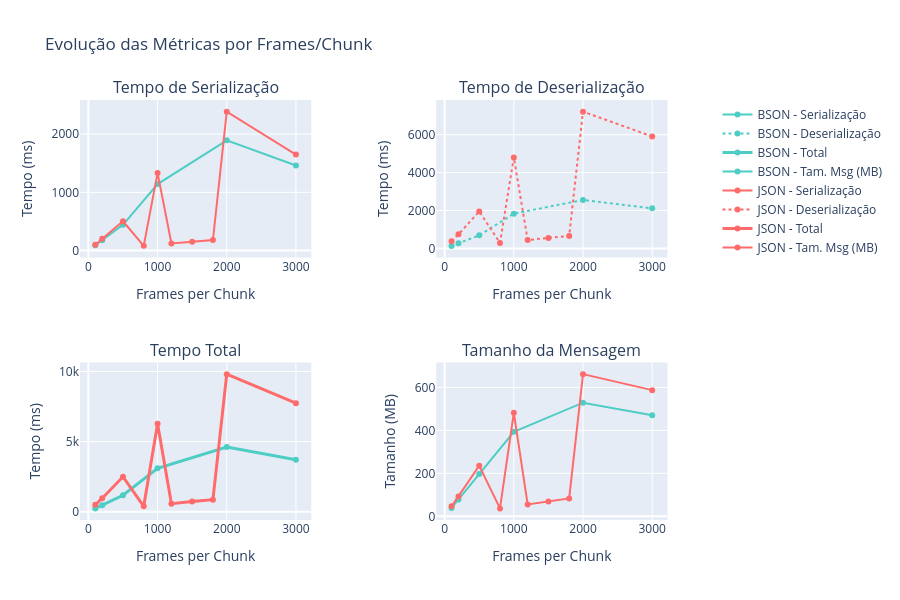

The notebook cell this image was saved under:
### Markdown cell above
## 1. Evolução Temporal - Line Charts

Análise da evolução das métricas de performance com o aumento do número de chunks.

### Code cell
# Line Charts - Evolução temporal das métricas
def create_line_charts():
    # Agregar dados por formato e framesPerChunk (média por serviço)
    df_agg = df.groupby(['format', 'framesPerChunk']).agg({
        'serialization_ms': 'mean',
        'deserialization_ms': 'mean', 
        'total_ms': 'mean',
        'message_size_bytes': 'mean'
    }).reset_index()
    
    fig = make_subplots(
        rows=2, cols=2,
        subplot_titles=('Tempo de Serialização', 'Tempo de Deserialização', 
                       'Tempo Total', 'Tamanho da Mensagem'),
        specs=[[{"secondary_y": False}, {"secondary_y": False}],
               [{"secondary_y": False}, {"secondary_y": True}]]
    )
    
    colors = {'JSON': '#FF6B6B', 'BSON': '#4ECDC4'}
    
    for format_name in df_agg['format'].unique():
        data = df_agg[df_agg['format'] == format_name]
        
        # Serialization
        fig.add_trace(
            go.Scatter(x=data['framesPerChunk'], y=data['serialization_ms'],
                      name=f'{format_name} - Serialização', line=dict(color=colors[format_name]),
                      mode='lines+markers'), row=1, col=1
        )
        
        # Deserialization  
        fig.add_trace(
            go.Scatter(x=data['framesPerChunk'], y=data['deserialization_ms'],
                      name=f'{format_name} - Deserialização', line=dict(color=colors[format_name], dash='dot'),
                      mode='lines+markers'), row=1, col=2
        )
        
        # Total time
        fig.add_trace(
            go.Scatter(x=data['framesPerChunk'], y=data['total_ms'],
                      name=f'{format_name} - Total', line=dict(color=colors[format_name], width=3),
                      mode='lines+markers'), row=2, col=1
        )
        
        # Message size
        fig.add_trace(
            go.Scatter(x=data['framesPerChunk'], y=data['message_size_bytes']/1024/1024,
                      name=f'{format_name} - Tam. Msg (MB)', line=dict(color=colors[format_name]),
                      mode='lines+markers'), row=2, col=2
        )
    
    fig.update_layout(height=600, title_text="Evolução das Métricas por Frames/Chunk", showlegend=True)
    fig.update_xaxes(title_text="Frames per Chunk")
    fig.update_yaxes(title_text="Tempo (ms)", row=1, col=1)
    fig.update_yaxes(title_text="Tempo (ms)", row=1, col=2)  
    fig.update_yaxes(title_text="Tempo (ms)", row=2, col=1)
    fig.update_yaxes(title_text="Tamanho (MB)", row=2, col=2)
    
    return fig

line_fig = create_line_charts()
line_fig.show()

### Figure 1 — Plotly figure (JSON) as saved in the notebook; plotly's stock layout.template omitted (floating-point values rounded to 4 significant figures)
{"data": [{"line": {"color": "#4ECDC4"}, "mode": "lines+markers", "name": "BSON - Serialização", "type": "scatter", "x": [100, 200, 500, 1000, 2000, 3000], "xaxis": "x", "y": [91.5, 178.7, 441.7, 1143.0, 1894.0, 1462.0], "yaxis": "y"}, {"line": {"color": "#4ECDC4", "dash": "dot"}, "mode": "lines+markers", "name": "BSON - Deserialização", "type": "scatter", "x": [100, 200, 500, 1000, 2000, 3000], "xaxis": "x2", "y": [136.0, 268.0, 692.3, 1836.0, 2556.0, 2115.0], "yaxis": "y2"}, {"line": {"color": "#4ECDC4", "width": 3}, "mode": "lines+markers", "name": "BSON - Total", "type": "scatter", "x": [100, 200, 500, 1000, 2000, 3000], "xaxis": "x3", "y": [235.3, 461.4, 1169.0, 3096.0, 4606.0, 3705.0], "yaxis": "y3"}, {"line": {"color": "#4ECDC4"}, "mode": "lines+markers", "name": "BSON - Tam. Msg (MB)", "type": "scatter", "x": [100, 200, 500, 1000, 2000, 3000], "xaxis": "x4", "y": [39.15, 78.49, 196.5, 393.2, 529.0, 470.3], "yaxis": "y4"}, {"line": {"color": "#FF6B6B"}, "mode": "lines+markers", "name": "JSON - Serialização", "type": "scatter", "x": [100, 200, 500, 800, 1000, 1200, 1500, 1800, 2000, 3000], "xaxis": "x", "y": [101.8, 203.7, 503.4, 80.67, 1333.0, 121.7, 153.3, 180.7, 2387.0, 1649.0], "yaxis": "y"}, {"line": {"color": "#FF6B6B", "dash": "dot"}, "mode": "lines+markers", "name": "JSON - Deserialização", "type": "scatter", "x": [100, 200, 500, 800, 1000, 1200, 1500, 1800, 2000, 3000], "xaxis": "x2", "y": [380.5, 743.0, 1954.0, 292.8, 4797.0, 444.2, 553.3, 661.0, 7216.0, 5906.0], "yaxis": "y2"}, {"line": {"color": "#FF6B6B", "width": 3}, "mode": "lines+markers", "name": "JSON - Total", "type": "scatter", "x": [100, 200, 500, 800, 1000, 1200, 1500, 1800, 2000, 3000], "xaxis": "x3", "y": [490.3, 962.3, 2490.0, 379.7, 6269.0, 573.2, 717.5, 853.0, 9811.0, 7735.0], "yaxis": "y3"}, {"line": {"color": "#FF6B6B"}, "mode": "lines+markers", "name": "JSON - Tam. Msg (MB)", "type": "scatter", "x": [100, 200, 500, 800, 1000, 1200, 1500, 1800, 2000, 3000], "xaxis": "x4", "y": [46.32, 92.71, 235.3, 37.0, 482.2, 55.52, 69.43, 83.34, 662.0, 587.4], "yaxis": "y4"}], "layout": {"annotations": [{"font": {"size": 16}, "showarrow": false, "text": "Tempo de Serialização", "x": 0.185, "xanchor": "center", "xref": "paper", "y": 1, "yanchor": "bottom", "yref": "paper"}, {"font": {"size": 16}, "showarrow": false, "text": "Tempo de Deserialização", "x": 0.755, "xanchor": "center", "xref": "paper", "y": 1, "yanchor": "bottom", "yref": "paper"}, {"font": {"size": 16}, "showarrow": false, "text": "Tempo Total", "x": 0.185, "xanchor": "center", "xref": "paper", "y": 0.375, "yanchor": "bottom", "yref": "paper"}, {"font": {"size": 16}, "showarrow": false, "text": "Tamanho da Mensagem", "x": 0.755, "xanchor": "center", "xref": "paper", "y": 0.375, "yanchor": "bottom", "yref": "paper"}], "height": 600, "showlegend": true, "title": {"text": "Evolução das Métricas por Frames/Chunk"}, "xaxis": {"anchor": "y", "domain": [0, 0.37], "title": {"text": "Frames per Chunk"}}, "xaxis2": {"anchor": "y2", "domain": [0.57, 0.94], "title": {"text": "Frames per Chunk"}}, "xaxis3": {"anchor": "y3", "domain": [0, 0.37], "title": {"text": "Frames per Chunk"}}, "xaxis4": {"anchor": "y4", "domain": [0.57, 0.94], "title": {"text": "Frames per Chunk"}}, "yaxis": {"anchor": "x", "domain": [0.625, 1], "title": {"text": "Tempo (ms)"}}, "yaxis2": {"anchor": "x2", "domain": [0.625, 1], "title": {"text": "Tempo (ms)"}}, "yaxis3": {"anchor": "x3", "domain": [0, 0.375], "title": {"text": "Tempo (ms)"}}, "yaxis4": {"anchor": "x4", "domain": [0, 0.375], "title": {"text": "Tamanho (MB)"}}, "yaxis5": {"anchor": "x4", "overlaying": "y4", "side": "right", "title": {"text": "Tamanho (MB)"}}}}
